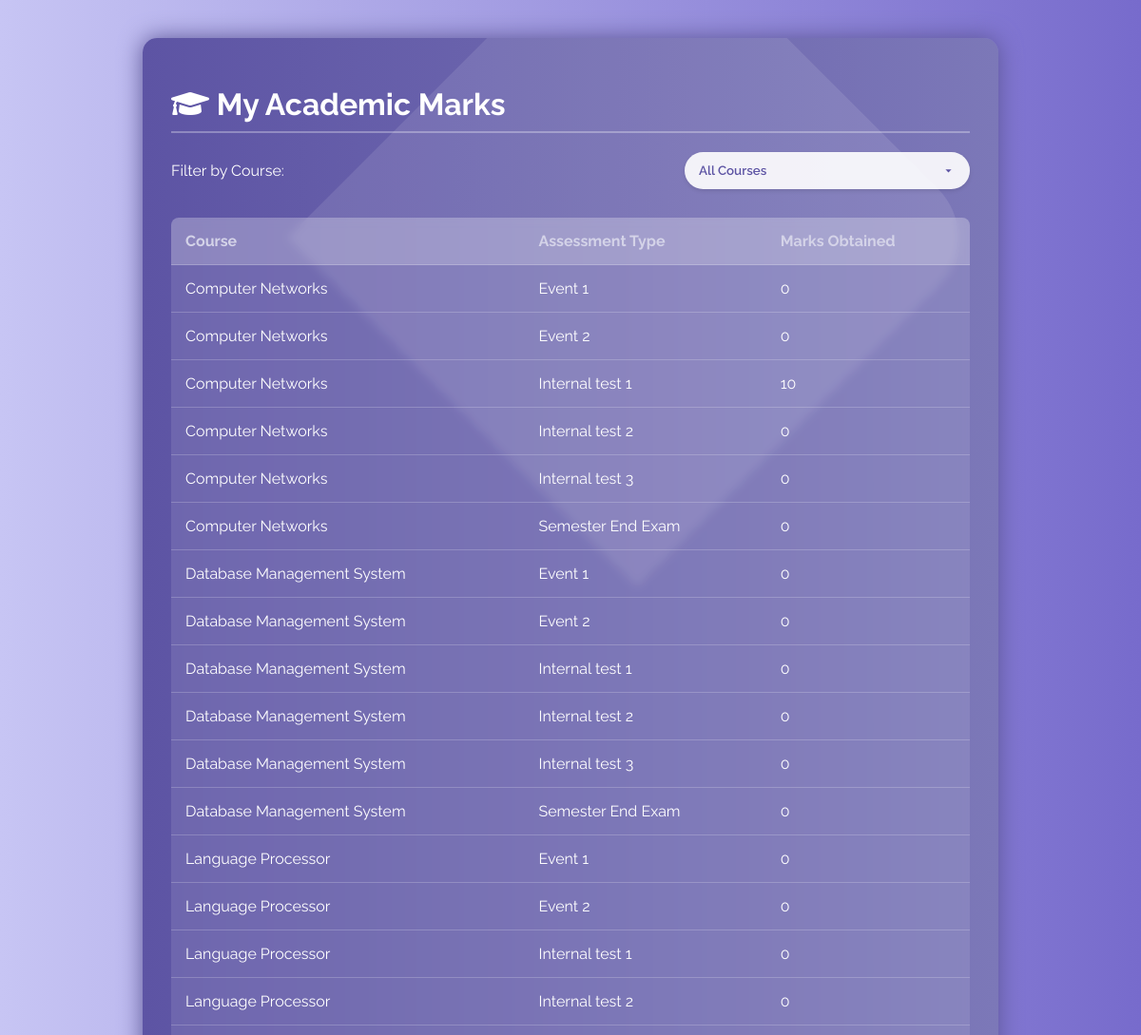
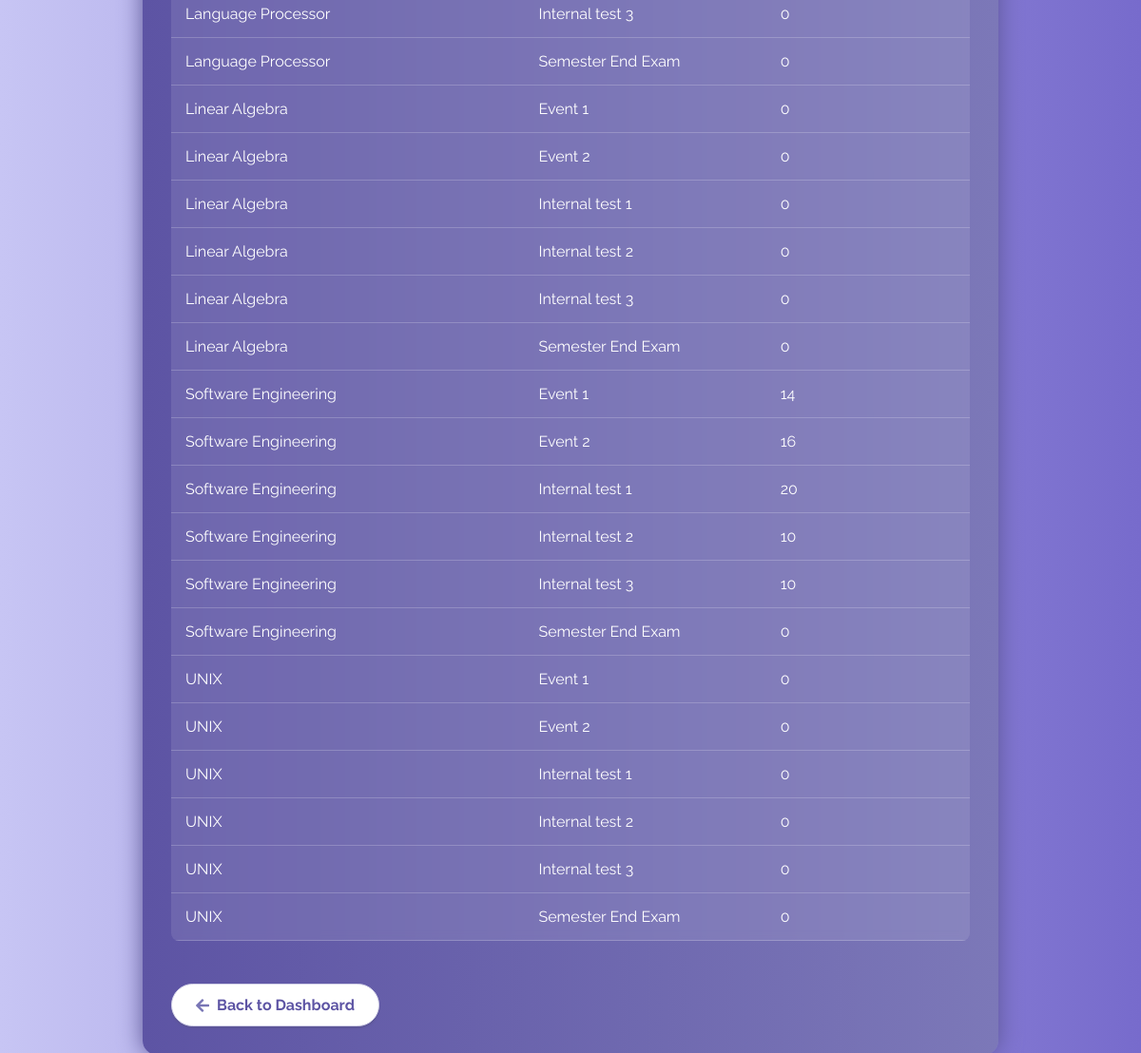
Screenshot of /student/marks (signed in) with the database file from the repository (2 pictures, top to bottom).
### tables this page shows
CREATE TABLE "info_course" ("id" varchar(50) NOT NULL PRIMARY KEY, "name" varchar(50) NOT NULL, "shortname" varchar(50) NOT NULL, "dept_id" varchar(100) NOT NULL REFERENCES "info_dept" ("id") DEFERRABLE INITIALLY DEFERRED);

CREATE TABLE "info_marks" ("id" integer NOT NULL PRIMARY KEY AUTOINCREMENT, "name" varchar(50) NOT NULL, "marks1" integer NOT NULL, "studentcourse_id" integer NOT NULL REFERENCES "info_studentcourse" ("id") DEFERRABLE INITIALLY DEFERRED);

### app3.py (the view)
@app.route('/student/marks')
def student_marks():
    if 'user_id' not in session or session.get('user_type') != 'student':
        return redirect(url_for('login'))
    conn = get_db_connection()
    all_courses = conn.execute('''
        SELECT DISTINCT c.id as course_id, c.name as course_name
        FROM info_studentcourse sc
        JOIN info_course c ON sc.course_id = c.id
        WHERE sc.student_id = ?
    ''', (session['student_usn'],)).fetchall()
    marks_records = conn.execute('''
        SELECT
            c.id as course_id,
            c.name as course_name,
            m.name as marks_name,
            m.marks1 as marks
        FROM info_studentcourse sc
        JOIN info_course c ON sc.course_id = c.id
        JOIN info_marks m ON sc.id = m.studentcourse_id
        WHERE sc.student_id = ?
        ORDER BY c.name, m.name
    ''', (session['student_usn'],)).fetchall()
    conn.close()
    return render_template('student_marks.html',
                           marks_records=marks_records,
                           all_courses=all_courses)

### app3.py (called while the page is built)
def get_db_connection():
    db_path = os.path.join(os.path.dirname(__file__), 'db.sqlite3')
    conn = sqlite3.connect(db_path)
    conn.row_factory = sqlite3.Row
    return conn

### templates/student_marks.html (shortened to what this page needs)
<!DOCTYPE html>
<html lang="en">
<head>
    <link rel="stylesheet" href="https://cdnjs.cloudflare.com/ajax/libs/font-awesome/5.15.4/css/all.min.css">
</head>
<body>
    <div class="container">
        <h1><i class="fas fa-graduation-cap"></i> My Academic Marks</h1>
        <div class="course-selector">
            <label for="course-select">Filter by Course:</label>
            <select id="course-select" onchange="filterMarks()">
                <option value="all">All Courses</option>
            </select>
        </div>
        {% if marks_records %}
            <table id="marks-table">
                <thead>
                    <tr>
                        <th>Course</th>
                        <th>Assessment Type</th>
                        <th>Marks Obtained</th>
                    </tr>
                </thead>
                <tbody>
                    {% for record in marks_records %}
                    <tr data-course="{{ record.course_id }}">
                        <td>{{ record.course_name }}</td>
                        <td>{{ record.marks_name }}</td>
                        <td>{{ record.marks }}</td>
                    </tr>
                    {% endfor %}
                </tbody>
            </table>
        {% else %}
            <div class="no-marks">
                <p>No marks have been recorded yet. Please check with your teachers.</p>
            </div>
        {% endif %}
        <a href="{{ url_for('student_dashboard') }}" class="back-link">
            <i class="fas fa-arrow-left"></i> Back to Dashboard
        </a>
    </div>
</body>
</html>

### templates/student_marks.html (style rules this page uses)
* { font-family: 'Raleway', sans-serif; box-sizing: border-box; }
body { background: linear-gradient(90deg, #C7C5F4, #776BCC); color: white; margin: 0; padding: 20px; min-height: 100vh; }
.container { max-width: 900px; margin: 20px auto; padding: 30px; background: linear-gradient(90deg, #5D54A4, #7C78B8); box-shadow: 0px 0px 24px #5C5696; border-radius: 15px; position: relative; overflow: hidden; }
.container::before { content: ''; position: absolute; top: -50px; right: 120px; height: 520px; width: 520px; background: rgba(255,255,255,0.1); transform: rotate(45deg); border-radius: 0 72px 0 0; z-index: 0; }
h1 { color: white; border-bottom: 2px solid rgba(255,255,255,0.3); padding-bottom: 10px; margin-bottom: 20px; position: relative; z-index: 1; }
.course-selector { display: flex; justify-content: space-between; align-items: center; margin-bottom: 30px; position: relative; z-index: 1; }
select { padding: 12px 15px; width: 300px; background: rgba(255,255,255,0.9); border: none; border-radius: 26px; color: #5D54A4; font-weight: 600; box-shadow: 0px 2px 4px rgba(0,0,0,0.1); appearance: none; background-repeat: no-repeat; background-position: right 15px center; background-size: 15px; }
table { width: 100%; border-collapse: collapse; margin: 20px 0 30px; position: relative; z-index: 1; backdrop-filter: blur(5px); background: rgba(255,255,255,0.1); border-radius: 8px; overflow: hidden; }
th, td { padding: 15px; text-align: left; border-bottom: 1px solid rgba(255,255,255,0.2); }
th { background: rgba(255,255,255,0.2); font-weight: 700; color: #D4D3E8; }
.back-link { display: inline-flex; align-items: center; padding: 12px 25px; background: #fff; color: #5D54A4; text-decoration: none; border-radius: 26px; transition: all 0.3s ease; font-weight: 700; box-shadow: 0px 2px 2px #5C5696; border: 1px solid #D4D3E8; margin-top: 15px; position: relative; z-index: 1; }
.back-link i { margin-right: 8px; color: #7875B5; }

### rows the page displays
info_course: course_name "Computer Networks", marks_name "Event 1", marks "0", marks_name "Event 2", marks_name "Internal test 1", marks "10", marks_name "Internal test 2", marks_name "Internal test 3", marks_name "Semester End Exam"
info_course: course_name "Database Management System", marks_name "Event 1", marks "0", marks_name "Event 2", marks_name "Internal test 1", marks_name "Internal test 2", marks_name "Internal test 3", marks_name "Semester End Exam"
info_course: course_name "Language Processor", marks_name "Event 1", marks "0", marks_name "Event 2", marks_name "Internal test 1", marks_name "Internal test 2", marks_name "Internal test 3", marks_name "Semester End Exam"
info_course: course_name "Linear Algebra", marks_name "Event 1", marks "0", marks_name "Event 2", marks_name "Internal test 1", marks_name "Internal test 2", marks_name "Internal test 3", marks_name "Semester End Exam"
info_course: course_name "Software Engineering", marks_name "Event 1", marks "14", marks_name "Event 2", marks "16", marks_name "Internal test 1", marks "20", marks_name "Internal test 2", marks "10", marks_name "Internal test 3", marks_name "Semester End Exam", marks "0"
info_course: course_name "UNIX", marks_name "Event 1", marks "0", marks_name "Event 2", marks_name "Internal test 1", marks_name "Internal test 2", marks_name "Internal test 3", marks_name "Semester End Exam"
